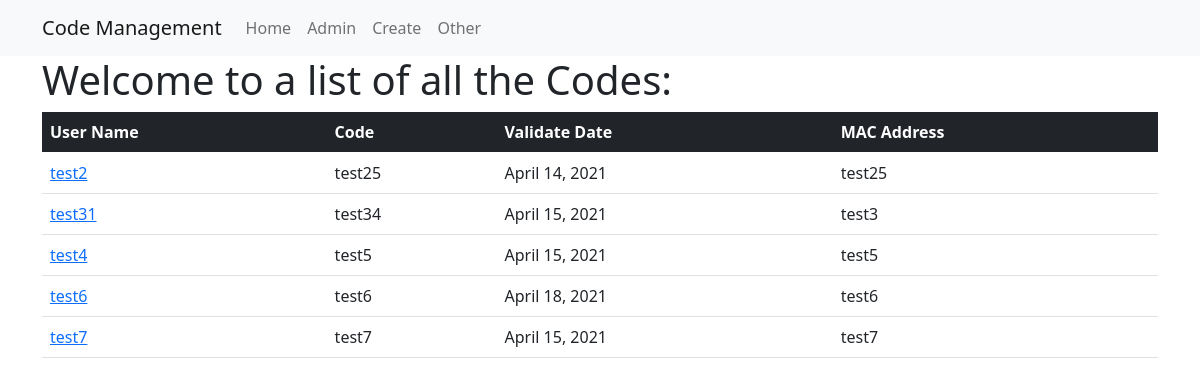
/manage_app/, run on the app's committed database.
### manage_app/models.py (models this page shows, shortened)
class Code(models.Model):
    user=models.CharField(max_length=264,unique=True)
    code=models.CharField(max_length=264)
    validate=models.DateField()
    mac_address=models.CharField(max_length=264,unique=True)

### manage_app/views.py (the view)
# urls.py: path('', views.CodeListView.as_view(),name='list'),
class CodeListView(ListView):
    print("CodeListView")
    context_object_name='code'
    model= models.Code
    template_name='manage_app/code_list.html'

### templates/manage_app/code_list.html
{% extends "manage_app/base.html"%}
{% block body_block %}
    <h1>Welcome to a list of all the Codes:</h1>
    <table class="table">
    <thead class="table-dark">
        <th>User Name</th>
        <th>Code</th>
        <th>Validate Date</th>
        <th>MAC Address</th>
    </thead>
        {% for uni_code in code %}
        <tr>
            <td><a href="{% url 'manage_app:detail' uni_code.id %}">{{ uni_code.user }}</a></td>
            <td>{{ uni_code.code }}</td>
            <td>{{ uni_code.validate }}</td>
            <td>{{ uni_code.mac_address }}</td>
        </tr>
        {% endfor %}
    </table>
    {% endblock %}

### templates/manage_app/base.html (shortened to what this page needs)
<!DOCTYPE html>
<html lang="en" dir="ltr">
  <head>
    <link href="https://cdn.jsdelivr.net/npm/bootstrap@5.0.0-beta2/dist/css/bootstrap.min.css" rel="stylesheet">
  </head>
  <body>
    <div class="navbar navbar-expand-lg navbar-light bg-light">
       <div class="container">
           <div class="collapse navbar-collapse" id="navbarNav">
               <a class="navbar-brand" href="#">Code Management</a>
               <ul class="navbar-nav">
                   <li class="nav-item"><a class="nav-link" href="{% url "manage_app:list" %}">Home</a></li>
                   <li class="nav-item"><a class="nav-link" href="{% url "admin:index" %}">Admin</a></li>
                   <li class="nav-item"><a class="nav-link" href="{% url "manage_app:generate" %}">Create</a></li>
                   <li class="nav-item"><a class="nav-link" href="">Other</a></li>
               </ul>
           </div>
       </div>
   </div>
    <div class="container">
        {% block body_block %}
        {% endblock %}
    </div>
  </body>
</html>

### data on the page
Code: user "test2", code "test25", validate "April 14, 2021", mac_address "test25"
Code: user "test31", code "test34", validate "April 15, 2021", mac_address "test3"
Code: user "test4", code "test5", validate "April 15, 2021", mac_address "test5"
Code: user "test6", code "test6", validate "April 18, 2021", mac_address "test6"
Code: user "test7", code "test7", validate "April 15, 2021", mac_address "test7"
